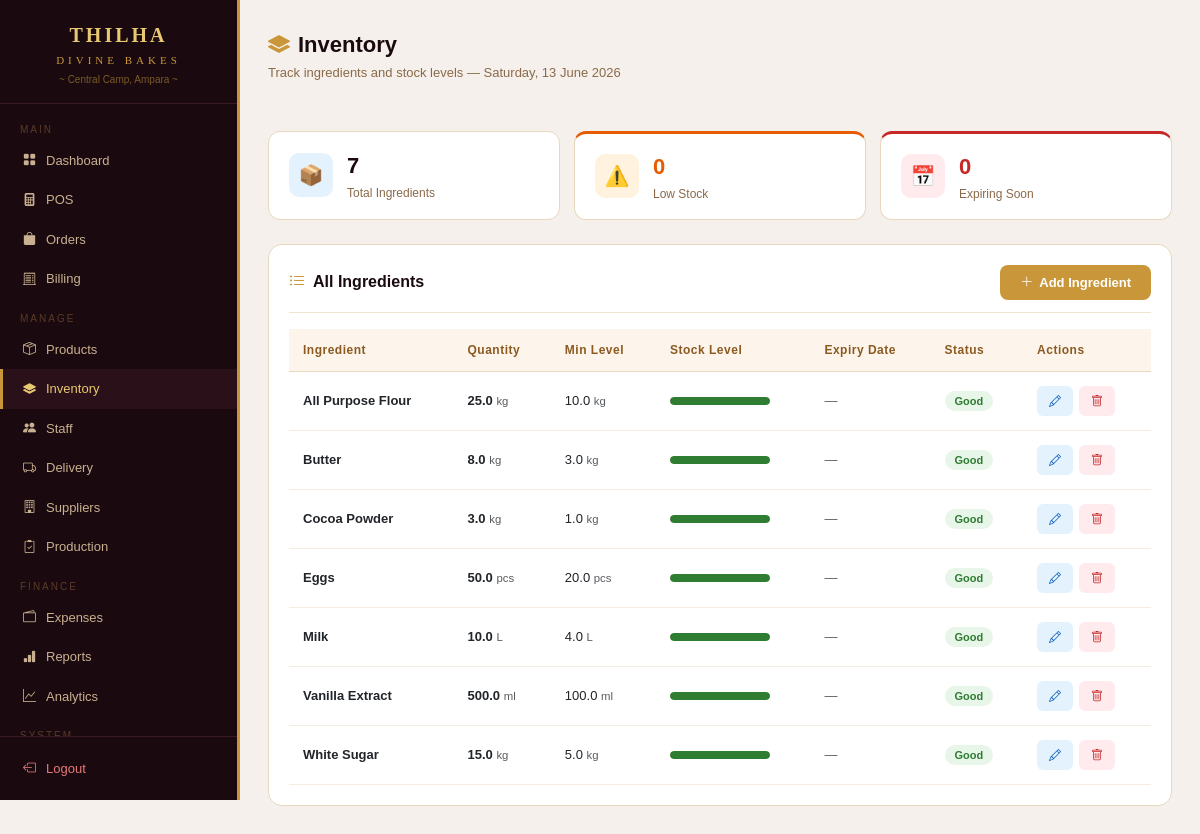
The page /admin/inventory.php (signed in) on the database its author committed.
### tables this page shows
CREATE TABLE `inventory` (
  `item_id` int(11) NOT NULL,
  `ingredient_name` varchar(100) NOT NULL,
  `quantity` decimal(10,2) DEFAULT NULL,
  `unit` varchar(20) DEFAULT NULL,
  `min_level` decimal(10,2) DEFAULT NULL,
  `expiry_date` date DEFAULT NULL,
  `updated_at` timestamp NOT NULL DEFAULT current_timestamp() ON UPDATE current_timestamp()
);

### admin/inventory.php (the view, shortened to what this page needs)
<?php
require_once '../includes/db.php';
$items    = mysqli_query($conn, "SELECT * FROM inventory ORDER BY ingredient_name");
$low      = mysqli_fetch_assoc(mysqli_query($conn,
            "SELECT COUNT(*) as cnt FROM inventory WHERE quantity <= min_level"))['cnt'];
$total    = mysqli_fetch_assoc(mysqli_query($conn,
            "SELECT COUNT(*) as cnt FROM inventory"))['cnt'];
$expiring = mysqli_fetch_assoc(mysqli_query($conn,
            "SELECT COUNT(*) as cnt FROM inventory
             WHERE expiry_date IS NOT NULL
             AND expiry_date <= DATE_ADD(CURDATE(), INTERVAL 7 DAY)
             AND expiry_date >= CURDATE()"))['cnt'];
?>
<!DOCTYPE html>
<html lang="en">
<head>
<link href="https://cdn.jsdelivr.net/npm/bootstrap@5.3.0/dist/css/bootstrap.min.css" rel="stylesheet">
<link href="https://cdn.jsdelivr.net/npm/bootstrap-icons@1.10.5/font/bootstrap-icons.css" rel="stylesheet">
</head>
<body>
<?php include '../includes/sidebar.php'; ?>
<div class="main">
  <div class="page-title"><i class="bi bi-layers-fill me-2" style="color:#c9973a;"></i>Inventory</div>
  <div class="page-sub">Track ingredients and stock levels — <?= date('l, d F Y') ?></div>
  <div class="stat-row">
    <div class="stat-card">
      <div class="stat-icon" style="background:#e3f2fd;">📦</div>
      <div>
        <div class="stat-num"><?= $total ?></div>
        <div class="stat-label">Total Ingredients</div>
      </div>
    </div>
    <div class="stat-card" style="border-top:3px solid #e65c00;">
      <div class="stat-icon" style="background:#fff3e0;">⚠️</div>
      <div>
        <div class="stat-num" style="color:#e65c00;"><?= $low ?></div>
        <div class="stat-label">Low Stock</div>
      </div>
    </div>
    <div class="stat-card" style="border-top:3px solid #c62828;">
      <div class="stat-icon" style="background:#ffebee;">📅</div>
      <div>
        <div class="stat-num" style="color:#c62828;"><?= $expiring ?></div>
        <div class="stat-label">Expiring Soon</div>
      </div>
    </div>
  </div>
  <div class="card-box">
    <div class="card-title">
      <span><i class="bi bi-list-ul me-2" style="color:#c9973a;"></i>All Ingredients</span>
      <button class="btn-gold" onclick="openAddModal()">
        <i class="bi bi-plus-lg"></i> Add Ingredient
      </button>
    </div>
    <div class="table-responsive">
      <table class="table">
        <thead>
          <tr>
            <th>Ingredient</th>
            <th>Quantity</th>
            <th>Min Level</th>
            <th>Stock Level</th>
            <th>Expiry Date</th>
            <th>Status</th>
            <th>Actions</th>
          </tr>
        </thead>
        <tbody>
          <?php
          mysqli_data_seek($items, 0);
          while ($item = mysqli_fetch_assoc($items)):
            $pct = $item['min_level'] > 0 ? min(100, round(($item['quantity'] / $item['min_level']) * 50)) : 100;
            $bar_color = $item['quantity'] <= 0 ? '#c62828' : ($item['quantity'] <= $item['min_level'] ? '#e65c00' : '#2e7d32');
            $exp_warn = false;
          ?>
          <tr>
            <td><strong><?= htmlspecialchars($item['ingredient_name']) ?></strong></td>
            <td><strong><?= number_format($item['quantity'], 1) ?></strong> <small class="text-muted"><?= $item['unit'] ?></small></td>
            <td><?= number_format($item['min_level'], 1) ?> <small class="text-muted"><?= $item['unit'] ?></small></td>
            <td>
              <div class="progress-wrap"><div class="progress-fill" style="width:<?= $pct ?>%;background:<?= $bar_color ?>;"></div></div>
            </td>
            <td>
              <?php if ($item['expiry_date']): ?>
                <span class="<?= $exp_warn ? 'expiry-warn' : 'expiry-ok' ?>">
                  <?= $exp_warn ? '⚠️ ' : '' ?><?= date('d M Y', strtotime($item['expiry_date'])) ?>
                </span>
              <?php else: ?>
                <span class="text-muted">—</span>
              <?php endif; ?>
            </td>
            <td>
              <?php if ($item['quantity'] <= 0): ?> <span class="stock-out">Out of Stock</span>
              <?php elseif ($item['quantity'] <= $item['min_level']): ?> <span class="stock-low">Low Stock</span>
              <?php else: ?> <span class="stock-ok">Good</span> <?php endif; ?>
            </td>
            <td>
              <div style="display:flex;gap:6px; align-items: center;">
                <button class="btn-edit" onclick="openEditModal(<?= $item['item_id'] ?>, '<?= addslashes($item['ingredient_name']) ?>', <?= $item['quantity'] ?>, '<?= $item['unit'] ?>', <?= $item['min_level'] ?>, '<?= $item['expiry_date'] ?>')">
                  <i class="bi bi-pencil"></i>
                </button>
                <a href="inventory.php?delete=<?= $item['item_id'] ?>" class="btn-del" onclick="return confirm('Delete?')"><i class="bi bi-trash"></i></a>
              </div>
            </td>
          </tr>
          <?php endwhile; ?>
        </tbody>
      </table>
    </div>
  </div>
</div>
</body>
</html>

### admin/inventory.php (style rules this page uses)
* { box-sizing:border-box; }
body { background:#f5f0eb;font-family:'Poppins', sans-serif;color:#2a1a10;margin:0; }
.main { margin-left:240px;padding:30px; }
.page-title { font-size:22px;font-weight:700;color:#1a0a0f;margin-bottom:2px; }
.page-sub { font-size:13px;color:#8a6a4a;margin-bottom:24px; }
.stat-row { display:grid;grid-template-columns:repeat(3,1fr);gap:14px;margin-bottom:24px; }
.stat-card { background:#fff;border:1px solid #e8d8c0;border-radius:12px;padding:16px 20px;display:flex;align-items:center;gap:14px; }
.stat-icon { width:44px;height:44px;border-radius:10px;display:flex;align-items:center;justify-content:center;font-size:20px;flex-shrink:0; }
.stat-num { font-size:22px;font-weight:700;color:#1a0a0f; }
.stat-label { font-size:12px;color:#8a6a4a;margin-top:2px; }
.card-box { background:#fff;border:1px solid #e8d8c0;border-radius:14px;padding:20px;margin-bottom:24px; }
.card-title { font-size:16px;font-weight:600;color:#1a0a0f;margin-bottom:16px;padding-bottom:12px;border-bottom:1px solid #f0e4d0;display:flex;align-items:center;justify-content:space-between; }
.btn-gold { background:#c9973a;border:none;border-radius:8px;color:#fff;font-weight:600;padding:8px 20px;font-size:13px;cursor:pointer;text-decoration:none;display:inline-flex;align-items:center;gap:6px; }
.btn-edit { background:#e3f2fd;border:none;border-radius:6px;color:#1565c0;font-weight:600;padding:6px 12px;font-size:12px;cursor:pointer;display:inline-flex;align-items:center;gap:4px; }
.btn-del { background:#ffebee;border:none;border-radius:6px;color:#c62828;font-weight:600;padding:6px 12px;font-size:12px;cursor:pointer;text-decoration:none;display:inline-flex;align-items:center; }
.table { color:#2a1a10;margin-bottom:0; }
.table thead th { background:#fdf5ec;color:#8a5a20;font-size:12px;font-weight:600;letter-spacing:.5px;border-color:#e8d8c0;padding:12px 14px; }
.table tbody td { border-color:#f5ede0;font-size:13px;padding:14px 14px;vertical-align:middle; }
.stock-ok { background:#e8f5e9;color:#2e7d32;font-size:11px;padding:4px 10px;border-radius:99px;font-weight:600; }
.progress-wrap { width:100px;height:8px;background:#f0e4d0;border-radius:4px;overflow:hidden; }
.progress-fill { height:100%;border-radius:4px; }

### includes/sidebar.php (style rules this page uses)
.main { margin-left:240px;padding:28px; }

### rows shown on the page
inventory: ingredient_name "All Purpose Flour", quantity "25.0", unit "kg", min_level "10.0", shows "Good"
inventory: ingredient_name "Butter", quantity "8.0", unit "kg", min_level "3.0", shows "Good"
inventory: ingredient_name "Cocoa Powder", quantity "3.0", unit "kg", min_level "1.0", shows "Good"
inventory: ingredient_name "Eggs", quantity "50.0", unit "pcs", min_level "20.0", shows "Good"
inventory: ingredient_name "Milk", quantity "10.0", unit "L", min_level "4.0", shows "Good"
inventory: ingredient_name "Vanilla Extract", quantity "500.0", unit "ml", min_level "100.0", shows "Good"
inventory: ingredient_name "White Sugar", quantity "15.0", unit "kg", min_level "5.0", shows "Good"

### other values the page prints
$total "7"
$low "0"
$expiring "0"
